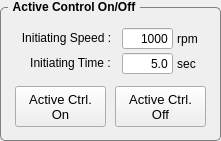
  <widget class="QGroupBox" name="GB_JointSelection_10">
   <property name="geometry">
    <rect>
     <x>16</x>
     <y>350</y>
     <width>221</width>
     <height>141</height>
    </rect>
   </property>
   <property name="font">
    <font>
     <weight>75</weight>
     <bold>true</bold>
    </font>
   </property>
   <property name="styleSheet">
    <string notr="true">QGroupBox {
    border: 1px solid gray;
    border-radius: 5px;
    margin-top: 7px;
}

QGroupBox::title {
    subcontrol-origin: margin;
    left: 8px;
    padding: 0 3px 0 3px;
}
</string>
   </property>
   <property name="title">
    <string>Active Control On/Off</string>
   </property>
   <widget class="QPushButton" name="BTN_ACTIVE_DUTYCONTROL_ON">
    <property name="geometry">
     <rect>
      <x>15</x>
      <y>86</y>
      <width>91</width>
      <height>41</height>
     </rect>
    </property>
    <property name="font">
     <font>
      <pointsize>10</pointsize>
     </font>
    </property>
    <property name="text">
     <string>Active Ctrl. 
On</string>
    </property>
   </widget>
   <widget class="QPushButton" name="BTN_ACTIVE_DUTYCONTROL_OFF">
    <property name="geometry">
     <rect>
      <x>115</x>
      <y>86</y>
      <width>91</width>
      <height>41</height>
     </rect>
    </property>
    <property name="font">
     <font>
      <pointsize>10</pointsize>
     </font>
    </property>
    <property name="text">
     <string>Active Ctrl. 
Off</string>
    </property>
   </widget>
   <widget class="QLabel" name="label_12">
    <property name="geometry">
     <rect>
      <x>16</x>
      <y>28</y>
      <width>101</width>
      <height>20</height>
     </rect>
    </property>
    <property name="font">
     <font>
      <pointsize>9</pointsize>
     </font>
    </property>
    <property name="text">
     <string>Initiating Speed :</string>
    </property>
    <property name="alignment">
     <set>Qt::AlignCenter</set>
    </property>
   </widget>
   <widget class="QLineEdit" name="CON_ACTIVE_DUTYCONTROL_INIT_SPEED">
    <property name="geometry">
     <rect>
      <x>122</x>
      <y>28</y>
      <width>51</width>
      <height>21</height>
     </rect>
    </property>
    <property name="text">
     <string>1000</string>
    </property>
    <property name="alignment">
     <set>Qt::AlignRight|Qt::AlignTrailing|Qt::AlignVCenter</set>
    </property>
   </widget>
   <widget class="QLabel" name="label_13">
    <property name="geometry">
     <rect>
      <x>171</x>
      <y>29</y>
      <width>21</width>
      <height>20</height>
     </rect>
    </property>
    <property name="font">
     <font>
      <pointsize>9</pointsize>
     </font>
    </property>
    <property name="text">
     <string/>
    </property>
    <property name="alignment">
     <set>Qt::AlignCenter</set>
    </property>
   </widget>
   <widget class="QLabel" name="label_28">
    <property name="geometry">
     <rect>
      <x>20</x>
      <y>53</y>
      <width>101</width>
      <height>20</height>
     </rect>
    </property>
    <property name="font">
     <font>
      <pointsize>9</pointsize>
     </font>
    </property>
    <property name="text">
     <string>Initiating Time :</string>
    </property>
    <property name="alignment">
     <set>Qt::AlignCenter</set>
    </property>
   </widget>
   <widget class="QLabel" name="label_29">
    <property name="geometry">
     <rect>
      <x>176</x>
      <y>54</y>
      <width>21</width>
      <height>20</height>
     </rect>
    </property>
    <property name="font">
     <font>
      <pointsize>9</pointsize>
     </font>
    </property>
    <property name="text">
     <string>sec</string>
    </property>
    <property name="alignment">
     <set>Qt::AlignCenter</set>
    </property>
   </widget>
   <widget class="QLineEdit" name="CON_ACTIVE_DUTYCONTROL_INIT_TIME">
    <property name="geometry">
     <rect>
      <x>122</x>
      <y>53</y>
      <width>51</width>
      <height>21</height>
     </rect>
    </property>
    <property name="text">
     <string>5.0</string>
    </property>
    <property name="alignment">
     <set>Qt::AlignRight|Qt::AlignTrailing|Qt::AlignVCenter</set>
    </property>
   </widget>
   <widget class="QLabel" name="label_30">
    <property name="geometry">
     <rect>
      <x>177</x>
      <y>29</y>
      <width>21</width>
      <height>20</height>
     </rect>
    </property>
    <property name="font">
     <font>
      <pointsize>9</pointsize>
     </font>
    </property>
    <property name="text">
     <string>rpm</string>
    </property>
    <property name="alignment">
     <set>Qt::AlignCenter</set>
    </property>
   </widget>
  </widget>
